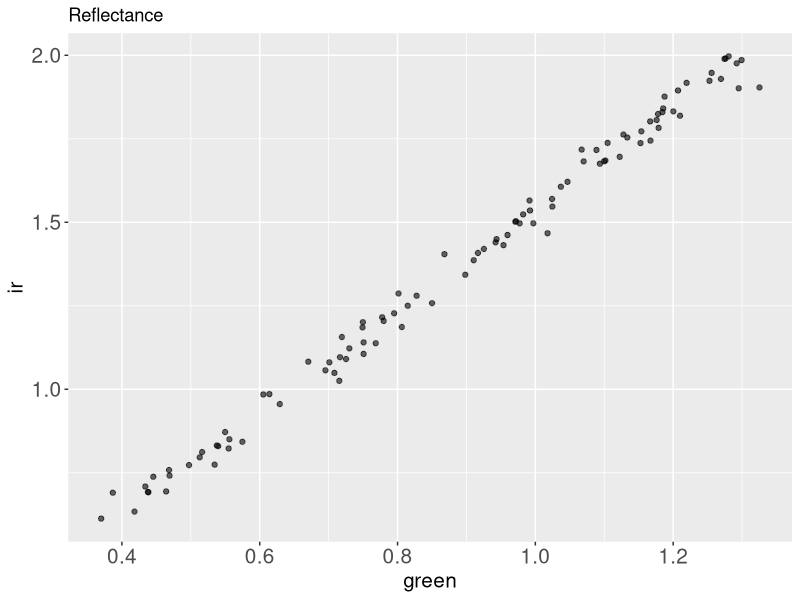
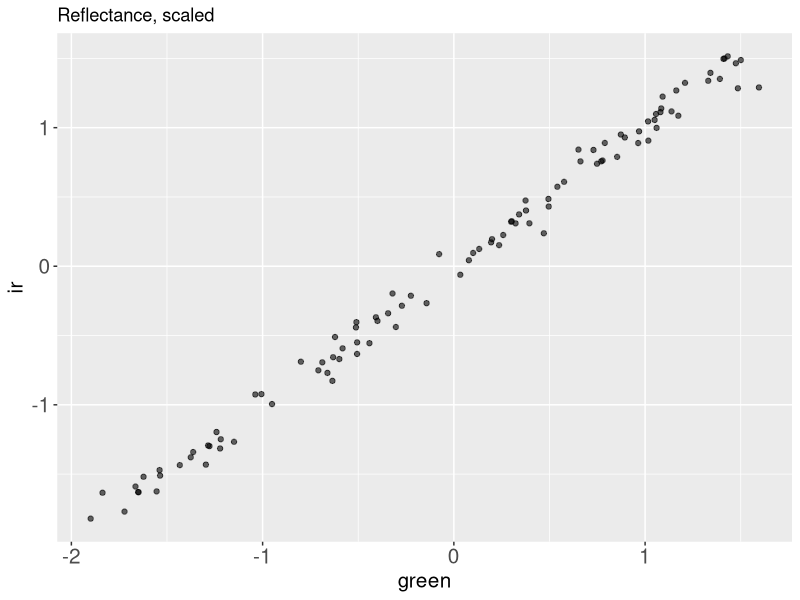
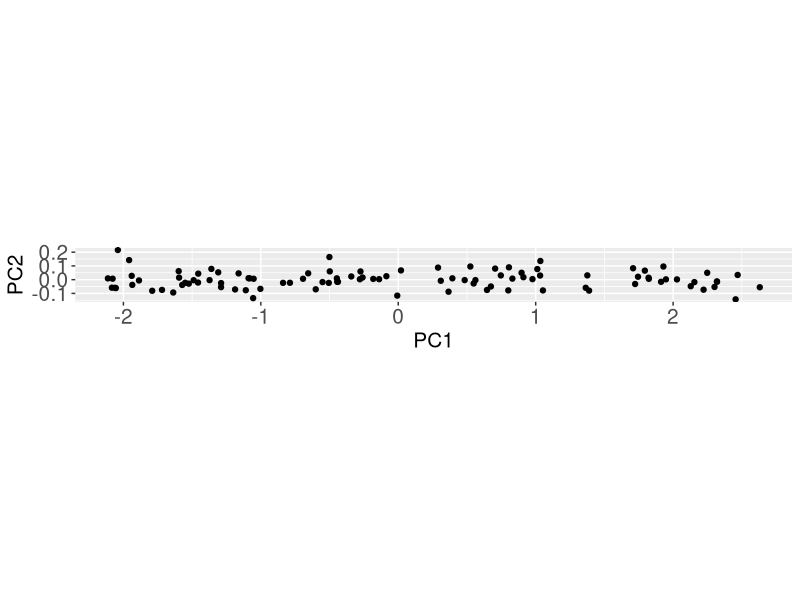
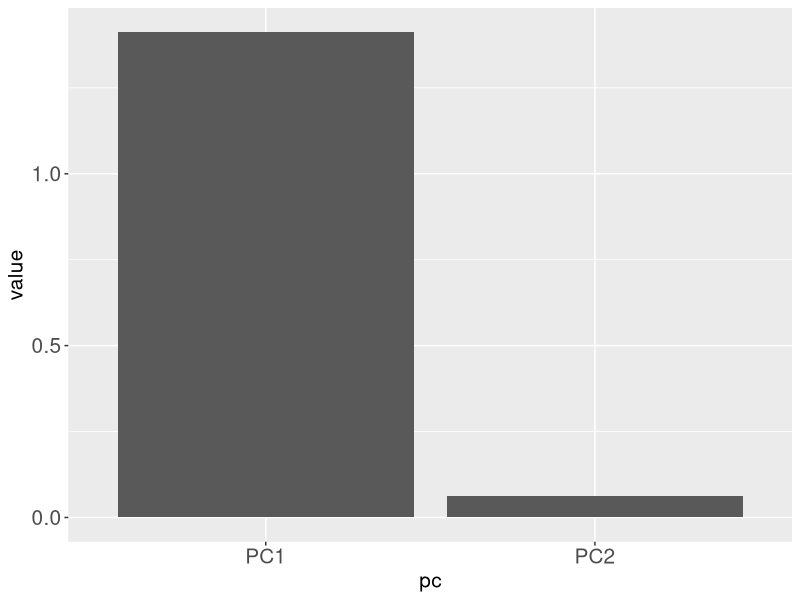

Here is the R script that generated these plots, in order:
## ---- chunk 1
#| message: false
library(dplyr)
library(readr)
library(magrittr)
library(tidyr)
library(palmerpenguins)
library(tibble)
library(ggplot2)
library(readr)
library(here)
library(stringr)
library(broom)

theme_update(axis.title = element_text(size = 15),
             axis.text = element_text(size = 15),
             strip.text = element_text(size = 15))
## ---- chunk 2
size <- 100
v <- runif(size, min = 0.3, 1)
## ---- chunk 3
reflectance <- 
  tibble(
    ir = v*2 + rnorm(size, mean = 0, sd = .02),
    green = v*1.3 + rnorm(size, mean = 0, sd = .02)
  )
## ---- chunk 4
reflectance
## ---- chunk 5
reflectance %>% 
  ggplot() +
  aes(x = green,
      y = ir) +
  geom_point(alpha = .6) +
  labs(title = "Reflectance")
## ---- chunk 6
reflectance_scaled <- 
  reflectance %>%
  scale() %>%
  as_tibble()
## ---- chunk 7
reflectance_scaled %>% 
  ggplot() +
  aes(x = green,
      y = ir) +
  geom_point(alpha = .6) +
  labs(title = "Reflectance, scaled")
## ---- chunk 8
pca <- 
  reflectance_scaled %>% 
  prcomp()
## ---- chunk 9
class(pca)
## ---- chunk 10
typeof(pca)
## ---- chunk 11
ls(pca)
## ---- chunk 12
pca$x %>% 
  as_tibble() %>% 
  ggplot() +
  aes(x = PC1,
      y = PC2) +
  geom_point() +
  coord_fixed()
## ---- chunk 13
pca$sdev %>% 
  as_tibble() %>% 
  mutate(pc = c('PC1', 'PC2')) %>% 
  ggplot() +
  aes(x = pc,
      y = value) +
  geom_col()
